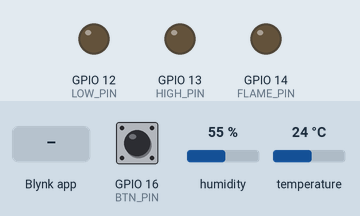
Recording of a sketch running on a simulated ESP8266 (NodeMCU). Parts: output pins drawn as LEDs (lit = HIGH). The test bench sets the inputs (shaded band); at power-on: GPIO 16 (BTN_PIN) LOW, humidity 55 %, temperature 24 °C. WiFi joins after 1.5 s; servers stay silent unless stated.

Above: at 3.3 s.
3.4 s: Blynk app writes 1 to V6
At 4.6 s:
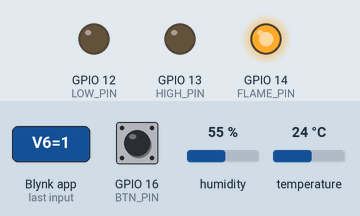
4.9 s: Blynk app writes 1 to V7
At 5.9 s:
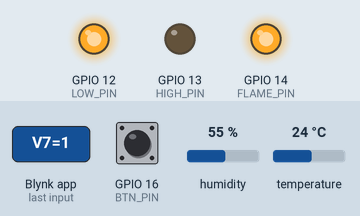
6.4 s: Blynk app writes 0 to V6
At 7.0 s:
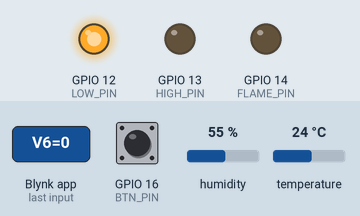
7.9 s: Blynk app writes 1 to V8
At 8.2 s:
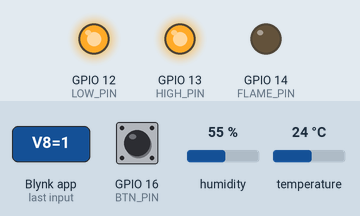
9.4 s: Blynk app writes 200 to V6
At 10.5 s:
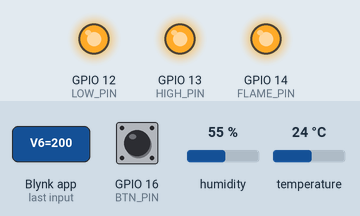
10.9 s: Blynk app writes 0 to V8
At 11.7 s:
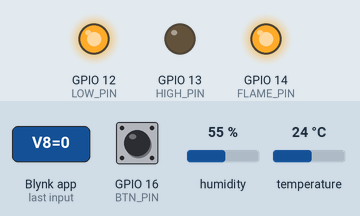
Timing chart, 0 to 13.4 s (numbered marks = the images above; inputs shaded):
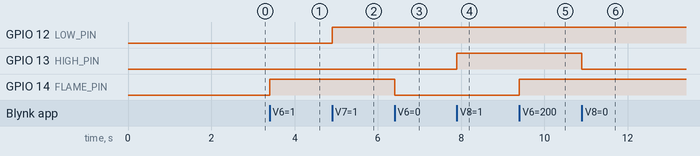

Measured:
- after the input at 3.4 s, GPIO 14 (FLAME_PIN): LOW → HIGH at once
- after the input at 4.9 s, GPIO 12 (LOW_PIN): LOW → HIGH at once
- after the input at 6.4 s, GPIO 14 (FLAME_PIN): HIGH → LOW at once
- after the input at 7.9 s, GPIO 13 (HIGH_PIN): LOW → HIGH at once
- after the input at 9.4 s, GPIO 14 (FLAME_PIN): LOW → HIGH at once
- after the input at 10.9 s, GPIO 13 (HIGH_PIN): HIGH → LOW at once

The sketch:

SmartStove.ino
```cpp
/* SmartStove v1.2 (formerly IoT-Ketel :)
 * powered with Blynk (http://www.blynk.cc)
 *
 * Electric heater upgrade with WiFi connectivity,
 * temperature/humidity sensing, remote control and
 * timer functions. Hopefully not going to burn the house down!
 *
 * GregNau      2016
 */
// Pin Config
#define DHT_PIN 5  // DHT sensor connected to GPIO5
#define FLAME_PIN 14  // FLAME switch relay pin
#define LOW_PIN 12  // LOW heating relay pin
#define HIGH_PIN 13  // HIGH heating relay pin
#define BTN_PIN 16 // LOGIC button pin

// Blynk libraries
#include <ESP8266WiFi.h>
#include <BlynkSimpleEsp8266.h>

// Simple timer library
#include <SimpleTimer.h>
SimpleTimer timer;  // init. timer library

// DHT Sensor library
#include <dht.h>
dht DHT;  // initialize DHT sensor library

// define some of the widgets
WidgetLED pwrled(V1);
WidgetLCD lcd(V10);

//char auth[] = "YourAuthToken";
//char mywifi[] = "NameOfYourWifi";
//char mypass[] = "YourWifiPass";
char auth[] = "cd6baccbedca4894b7a765c1704f10de";
char mywifi[] = "Ziggo56369";
char mypass[] = "kIfudood4Frr";

bool isFirstConnect = true;  // needed for sync on connection
bool flameOn, heatingLow, heatingHigh, thermoState;
int sliderPos, dhtData;

// function to read and pass data from DHT sensor
void updateHumTemp() {
  dhtData = DHT.read22(5);

  Blynk.virtualWrite(2, DHT.temperature);
  Blynk.virtualWrite(3, DHT.humidity);
}

// function to check logic button state
void checkLogicSwitch() {
  int switchState = digitalRead(BTN_PIN);

  // Hopefully this is going to trigger the BLYNK_WRITE(V6)
  // function below and set the flameState also.
  if (switchState && !flameOn) {
    Blynk.virtualWrite(V6, HIGH);
  } else if (!switchState && flameOn) {
    Blynk.virtualWrite(V6, LOW);
  }
}

void setup() {
  pinMode(FLAME_PIN, OUTPUT);
  pinMode(LOW_PIN, OUTPUT);
  pinMode(HIGH_PIN, OUTPUT);
  pinMode(BTN_PIN, INPUT);

  Blynk.begin(auth, mywifi, mypass);  // try to connect wifi and blynk server
  while (!Blynk.connect());  // wait here until connection alive

  pwrled.on();  // turn on powerled when connected

  // Print some greetings on the LCD
  lcd.clear();
  lcd.print(2, 0, "SmartStove :)");
  lcd.print(4, 1, "CONNECTED");

  // send initial temp/hum measurements
  updateHumTemp();
  // set a timer for reading+send the DHT sensor every 60s
  timer.setInterval(60000L, updateHumTemp);
}

// sync widgets after disconnect or reset
BLYNK_CONNECTED() {
  if (isFirstConnect) {
    Blynk.syncAll();  // this sets everything regard the remote
    isFirstConnect = false;  // reset the flag, to avoid flood
  }
}

// POWER LED safety function
// (since this led should indicate whether the device have power or not)
BLYNK_WRITE(V1) {
  int ledState = param.asInt();

  // do not let the led turned off while running and connected
  if (!ledState && Blynk.connect()) {
    Blynk.virtualWrite(1, HIGH);
  }
}

// FLAME switch
BLYNK_WRITE(V6) {
  int switchState = param.asInt();  // 0 when the button LOW, 1 when its HIGH

  if (switchState) {
    flameOn = true;  // set the flag
    digitalWrite(FLAME_PIN, HIGH);  // set the pin

    lcd.clear();
    lcd.print(3, 0, "FLAME - ON");
  } else {
    flameOn = false;
    digitalWrite(FLAME_PIN, LOW);

    lcd.clear();
    lcd.print(2, 0, "FLAME - OFF");
  }
}

// LOW switch
BLYNK_WRITE(V7) {
  int switchState = param.asInt();

  if (switchState) {
    heatingLow = true;
    digitalWrite(LOW_PIN, HIGH);

    lcd.clear();
    lcd.print(3, 0, "HEATING - LOW");
  } else if (!switchState && heatingHigh) {
    lcd.clear();
    lcd.print(0, 0, "FIRST TURN OFF");
    lcd.print(6, 1, "HIGH");
  } else {
    heatingLow = false;
    digitalWrite(LOW_PIN, LOW);

    lcd.clear();
    lcd.print(2, 0, "HEATING - OFF");
  }
}

// HIGH switch
BLYNK_WRITE(V8) {
  int switchState = param.asInt();

  if (switchState && heatingLow) {
    heatingHigh = true;
    digitalWrite(HIGH_PIN, HIGH);

    lcd.clear();
    lcd.print(3, 0, "HEATING - HIGH");
  } else if (switchState && !heatingLow) {
    lcd.clear();
    lcd.print(0, 0, "FIRST TURN ON");
    lcd.print(7, 1, "LOW");
  } else {
    heatingHigh = false;
    digitalWrite(HIGH_PIN, LOW);

    lcd.clear();
    lcd.print(2, 0, "HEATING - LOW");
  }
}

// THERMOSTAAT switch
BLYNK_WRITE(V9) {
  int switchState = param.asInt();

  if (switchState) {
    thermoState = true;

    if (sliderPos > DHT.temperature) {
      Blynk.virtualWrite(7, HIGH);
      Blynk.virtualWrite(8, HIGH);
    }
  } else {
    thermoState = false;

    Blynk.virtualWrite(8, LOW);
    Blynk.virtualWrite(7, LOW);
  }
}

// THERMOSTAAT slider
BLYNK_WRITE(V5) {
  sliderPos = param.asInt();
}

// TIMER widget
BLYNK_WRITE(V4) {
  int triggerState = param.asInt();

  if (triggerState && !heatingLow) {
    Blynk.virtualWrite(V7, HIGH);
    Blynk.virtualWrite(V8, HIGH);
  } else if (!triggerState && heatingLow) {
    Blynk.virtualWrite(V8, LOW);
    Blynk.virtualWrite(V7, LOW);
  }
}

void loop() {
  Blynk.run();
  timer.run();
  checkLogicSwitch();
}
```
